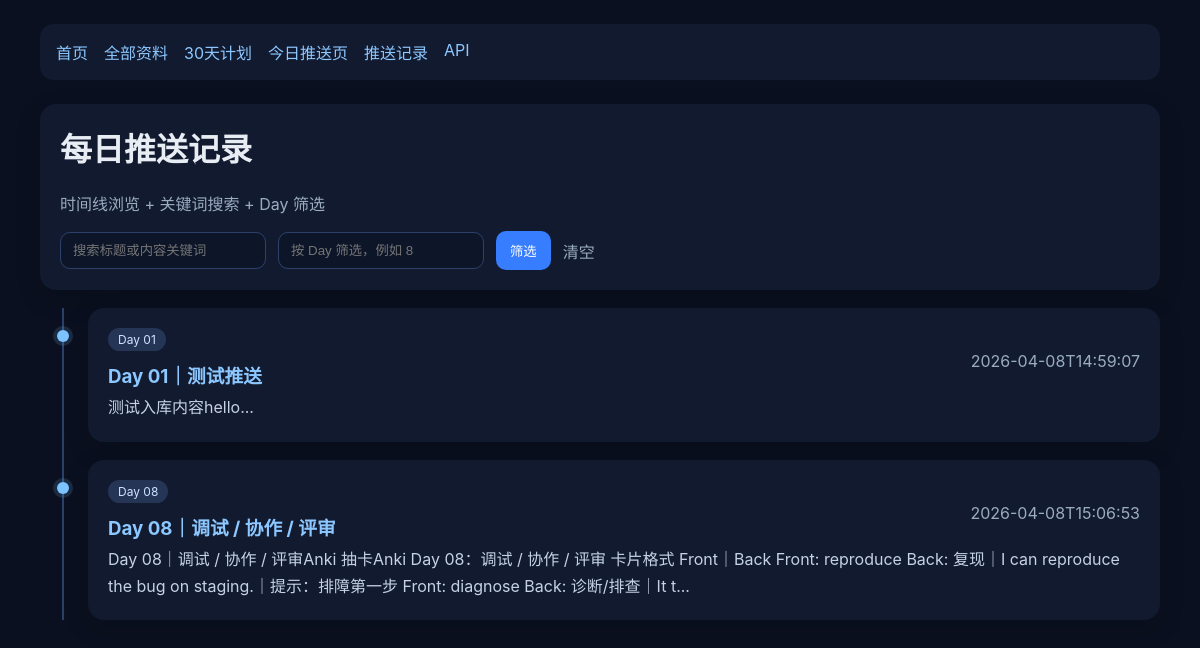
The page /pushes on the database its author committed.
### tables this page shows
CREATE TABLE daily_pushes (
            id INTEGER PRIMARY KEY AUTOINCREMENT,
            day_number INTEGER NOT NULL,
            title TEXT NOT NULL,
            content TEXT NOT NULL,
            created_at TEXT NOT NULL,
            UNIQUE(day_number)
        );

### app.py (the view)
@app.route("/pushes")
def pushes() -> str:
    q = (request.args.get("q") or "").strip()
    day = (request.args.get("day") or "").strip()
    sql = "SELECT id, day_number, title, content, created_at FROM daily_pushes WHERE 1=1"
    params: list[object] = []
    if q:
        sql += " AND (title LIKE ? OR content LIKE ?)"
        like = f"%{q}%"
        params.extend([like, like])
    if day.isdigit():
        sql += " AND day_number = ?"
        params.append(int(day))
    sql += " ORDER BY day_number, created_at DESC"
    conn = get_conn()
    rows = conn.execute(sql, params).fetchall()
    conn.close()
    enriched = []
    for row in rows:
        item = dict(row)
        preview = re.sub(r"<[^>]+>", "", item["content"])
        item["preview"] = preview.replace("\n", " ")[:180]
        enriched.append(item)
    return render_template(
        "pushes.html",
        title="推送记录",
        pushes=enriched,
        q=q,
        day=day,
    )

### app.py (called while the page is built)
def get_conn() -> sqlite3.Connection:
    conn = sqlite3.connect(DB_PATH)
    conn.row_factory = sqlite3.Row
    return conn

### templates/pushes.html (shortened to what this page needs)
{% extends 'base.html' %}
{% block content %}
<div class="card">
  <h1>每日推送记录</h1>
  <p class="muted">时间线浏览 + 关键词搜索 + Day 筛选</p>
  <form class="toolbar" method="get" action="/pushes">
    <input type="text" name="q" placeholder="搜索标题或内容关键词" value="{{ q }}">
    <input type="text" name="day" placeholder="按 Day 筛选，例如 8" value="{{ day }}">
    <button type="submit">筛选</button>
    <a href="/pushes" class="muted">清空</a>
  </form>
</div>
<div class="timeline">
  {% for push in pushes %}
  <div class="timeline-item">
    <div class="card">
      <div style="display:flex;justify-content:space-between;gap:12px;align-items:center;flex-wrap:wrap;">
        <div>
          <span class="badge">Day {{ '%02d'|format(push.day_number) }}</span>
          <h3 style="margin:10px 0 6px 0;"><a href="/push/{{ push.id }}">{{ push.title }}</a></h3>
        </div>
        <div class="muted">{{ push.created_at }}</div>
      </div>
      <div class="preview">{{ push.preview }}{% if push.preview %}...{% endif %}</div>
    </div>
  </div>
  {% else %}
  <div class="card">
    <h3>没有匹配结果</h3>
    <p class="muted">你可以换个关键词，或清空筛选条件重试。</p>
  </div>
  {% endfor %}
</div>
{% endblock %}

### templates/base.html (style rules this page uses)
:root { color-scheme: light dark; }
body { margin: 0; font-family: -apple-system, BlinkMacSystemFont, "Segoe UI", sans-serif; background: #0b1020; color: #e8ecf3; }
a { color: #8cc8ff; text-decoration: none; }
.card { background: #121a30; border-radius: 16px; padding: 20px; margin-bottom: 18px; box-shadow: 0 8px 24px rgba(0,0,0,.18); }
.muted { color: #9aacbf; }
.badge { display: inline-block; padding: 4px 10px; border-radius: 999px; background: #243556; color: #cfe4ff; font-size: 12px; }
h1,h2,h3 { margin-top: 0; }

### templates/pushes.html (style rules this page uses)
.toolbar { display:flex; gap:12px; flex-wrap:wrap; align-items:center; }
.toolbar input { background:#0d1528; color:#e8ecf3; border:1px solid #2d426b; border-radius:10px; padding:10px 12px; min-width:180px; }
.toolbar button { background:#377dff; color:white; border:none; border-radius:10px; padding:10px 14px; cursor:pointer; }
.timeline { position:relative; margin-left:12px; }
.timeline:before { content:''; position:absolute; left:10px; top:0; bottom:0; width:2px; background:#2b4068; }
.timeline-item { position:relative; margin-left:36px; }
.timeline-item:before { content:''; position:absolute; left:-31px; top:22px; width:12px; height:12px; border-radius:50%; background:#7cc2ff; box-shadow:0 0 0 4px rgba(124,194,255,.15); }
.preview { color:#c5d2e5; line-height:1.7; }

### rows shown on the page
daily_pushes: day_number "01", title "Day 01｜测试推送", created_at "2026-04-08T14:59:07", preview "测试入库内容hello"
daily_pushes: day_number "08", title "Day 08｜调试 / 协作 / 评审", created_at "2026-04-08T15:06:53", preview "Day 08｜调试 / 协作 / 评审Anki 抽卡Anki Day 08：调试 / 协作 / 评审 卡片格式 Front｜Back Front: reproduce Back: 复现｜I can reproduce the bug on staging.｜提示：排障第一步 Front: diagnose Back: 诊断/排查｜It t"
